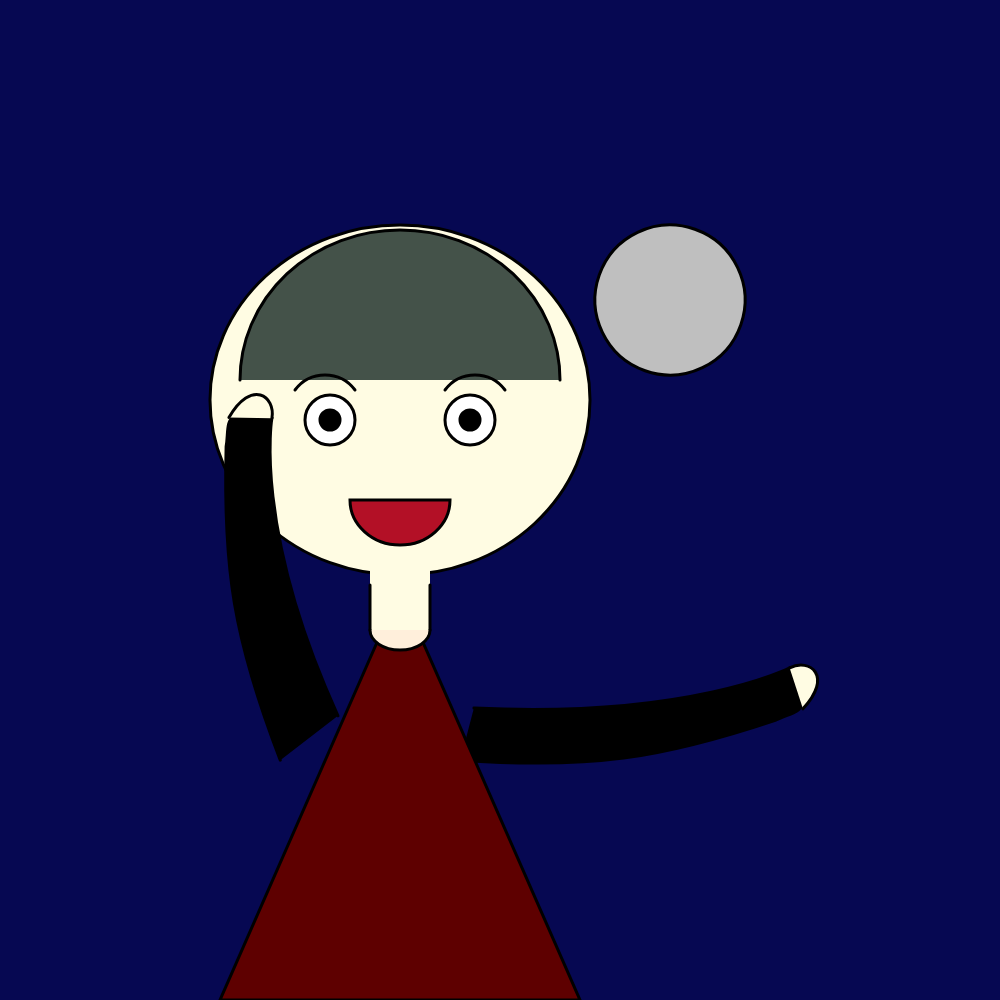
Frame 1 (no input)
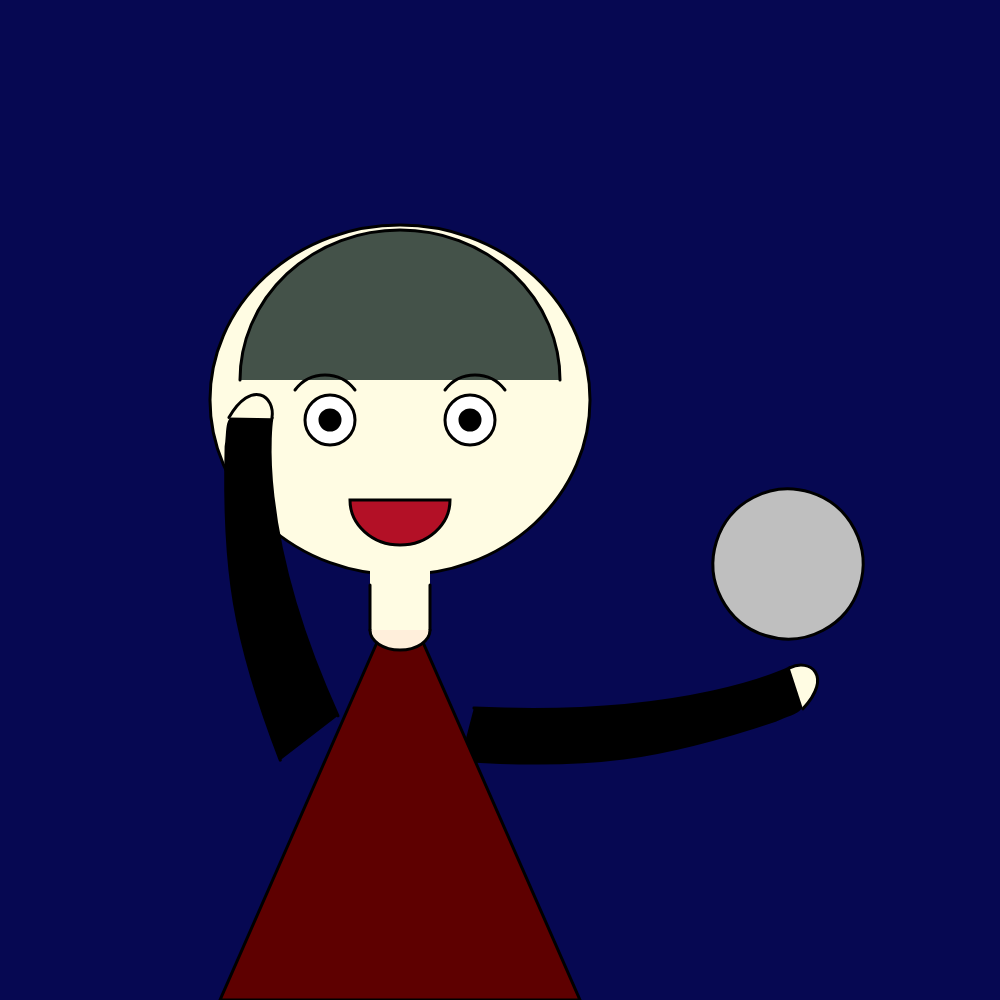
Frame 60 (no input)
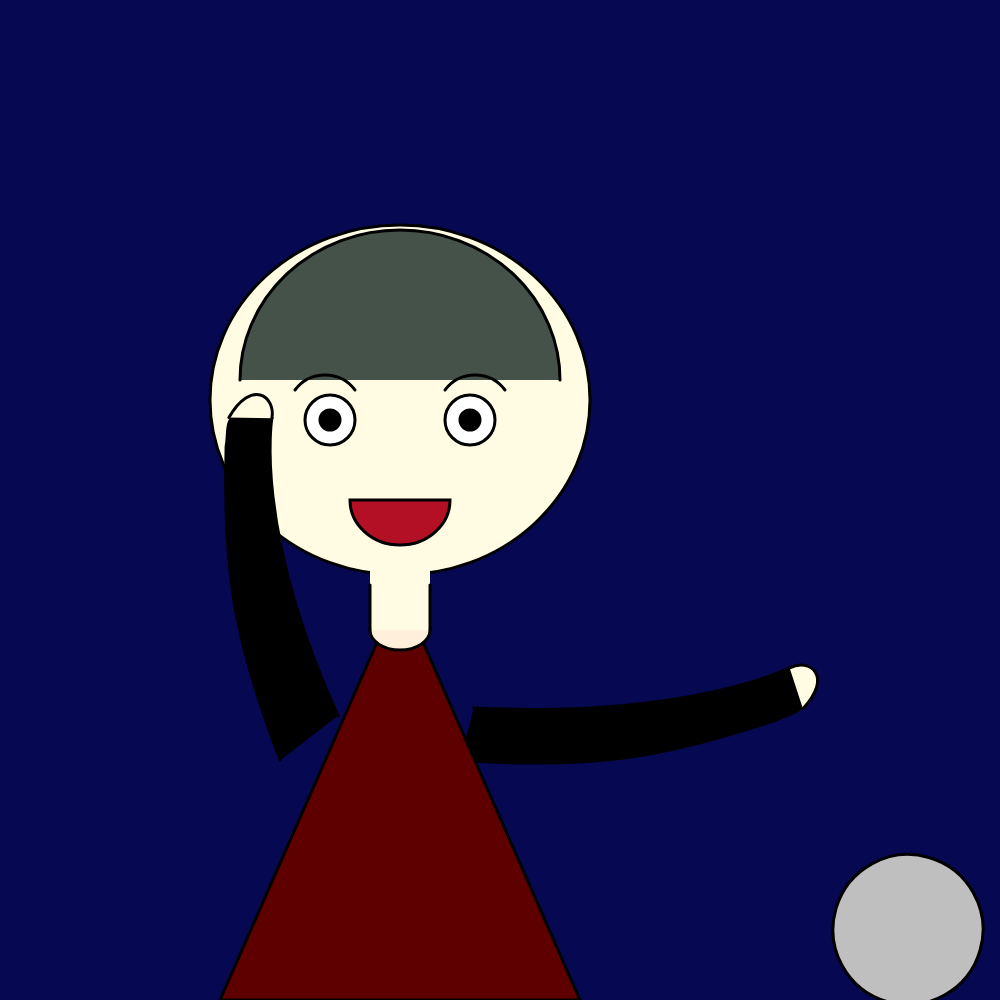
Frame 120 (the mouse pressed at the canvas centre since frame 60)

The p5.js sketch that drew these frames (run headless with seeded random() and noise() and a simulated clock; from frame 60 on, the mouse is pressed at the canvas centre):

// p5.js sketch
// ── sketch.js
var x0=670;
var y0=300;
var dx=2;
function setup() {
  createCanvas(1000, 1000);
}

function draw() {
  background(6, 8, 82);
  strokeWeight(3);
  
  //脸
  fill(255, 252, 227);
  ellipse(400,400,380,350);
  fill(0);

  //刘海
  fill(68, 82, 73);
  arc(400,380,320,300,-PI,0,OPEN);

   //右胳膊
  push();
  fill(0);
  translate(490,720);
  rotate(dx/PI);
  translate(-490,-720);
  beginShape();
  vertex(470,720);
  bezierVertex(650,600,700,500,700,500);
  bezierVertex(750,520,730,530,720,550);
  bezierVertex(650,650,600,700,490,770);
  endShape();

  //右手
  fill(255, 252, 227);
  bezier(700,500,710,480,740,480,735,525);
  pop();
  
  //左胳膊
  push();
  fill(0);
  translate(310,720);
  rotate(dx/PI);
  translate(-310,-720);
  beginShape();
  vertex(330,700);
  bezierVertex(150,600,100,500,100,500);
  bezierVertex(50,520,70,530,80,550);
  bezierVertex(150,650,200,700,310,770);
  endShape();
  
  //左手
  fill(255, 252, 227);
  bezier(100,500,90,480,60,480,65,525);
  pop();

  //身子
  fill(94, 0, 0);
  triangle(400,590,220,1000,580,1000);

  //脖子
  strokeWeight(0);
  fill(255, 252, 227);
  rect(370,570,60,60);
  strokeWeight(3);
  line(370,585,370,630);
  line(430,585,430,630);

  //领子
  strokeWeight(3);
  fill(255,239,219);
  arc(400,630,60,40,0,PI,OPEN);

  //眼睛
  fill(255);
  ellipse(330,420,50,50);  //左眼白
  ellipse(470,420,50,50);  //右眼白
  fill(0);
  ellipse(330,420,20,20);  //左眼珠‘
  ellipse(470,420,20,20);  //右眼珠
  
  //眉毛
  //line(300,380,350,380);
  noFill();
  bezier(295,390,310,370,340,370,355,390);  //左眉毛
  bezier(505,390,490,370,460,370,445,390);  //右眉毛
  //嘴巴
  fill(179, 16, 38);
  arc(400,500,100,90,0,PI,CHORD);
  //球
  push();
  translate(x0,y0);
  rotate(dx*x0/(100*PI));
  translate(-x0,-y0);
  fill(191, 191, 191);
  ellipse(x0,y0,150,150);
  x0+=dx;
  y0=0.0034*x0*x0-2.72*x0+596.14;
  if(x0>=width||x0<=0)
  dx=-dx;


  
}
